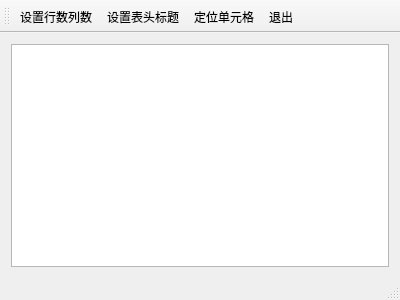
<?xml version="1.0" encoding="UTF-8"?>
<ui version="4.0">
 <class>MainWindow</class>
 <widget class="QMainWindow" name="MainWindow">
  <property name="geometry">
   <rect>
    <x>0</x>
    <y>0</y>
    <width>400</width>
    <height>300</height>
   </rect>
  </property>
  <property name="windowTitle">
   <string>MainWindow</string>
  </property>
  <widget class="QWidget" name="centralWidget">
   <layout class="QVBoxLayout" name="verticalLayout">
    <item>
     <widget class="QTableView" name="tableView"/>
    </item>
   </layout>
  </widget>
  <widget class="QMenuBar" name="menuBar">
   <property name="geometry">
    <rect>
     <x>0</x>
     <y>0</y>
     <width>400</width>
     <height>23</height>
    </rect>
   </property>
  </widget>
  <widget class="QToolBar" name="mainToolBar">
   <property name="toolButtonStyle">
    <enum>Qt::ToolButtonTextUnderIcon</enum>
   </property>
   <attribute name="toolBarArea">
    <enum>TopToolBarArea</enum>
   </attribute>
   <attribute name="toolBarBreak">
    <bool>false</bool>
   </attribute>
   <addaction name="actTab_SetSize"/>
   <addaction name="actTab_SetHeader"/>
   <addaction name="actTab_Locate"/>
   <addaction name="actFile_Quit"/>
  </widget>
  <widget class="QStatusBar" name="statusBar"/>
  <action name="actTab_SetSize">
   <property name="icon">
    <iconset resource="res.qrc">
     <normaloff>:/images/images/230.bmp</normaloff>:/images/images/230.bmp</iconset>
   </property>
   <property name="text">
    <string>设置行数列数</string>
   </property>
   <property name="toolTip">
    <string>设置表格列数行数</string>
   </property>
  </action>
  <action name="actTab_SetHeader">
   <property name="icon">
    <iconset resource="res.qrc">
     <normaloff>:/images/images/516.bmp</normaloff>:/images/images/516.bmp</iconset>
   </property>
   <property name="text">
    <string>设置表头标题</string>
   </property>
   <property name="toolTip">
    <string>设置表头标题</string>
   </property>
  </action>
  <action name="actFile_Quit">
   <property name="icon">
    <iconset resource="res.qrc">
     <normaloff>:/images/images/132.bmp</normaloff>:/images/images/132.bmp</iconset>
   </property>
   <property name="text">
    <string>退出</string>
   </property>
   <property name="toolTip">
    <string>退出本软件</string>
   </property>
  </action>
  <action name="actTab_Locate">
   <property name="icon">
    <iconset resource="res.qrc">
     <normaloff>:/images/images/304.bmp</normaloff>:/images/images/304.bmp</iconset>
   </property>
   <property name="text">
    <string>定位单元格</string>
   </property>
   <property name="toolTip">
    <string>定位到某个单元格</string>
   </property>
  </action>
 </widget>
 <layoutdefault spacing="6" margin="11"/>
 <resources>
  <include location="res.qrc"/>
 </resources>
 <connections>
  <connection>
   <sender>actFile_Quit</sender>
   <signal>triggered()</signal>
   <receiver>MainWindow</receiver>
   <slot>close()</slot>
   <hints>
    <hint type="sourcelabel">
     <x>-1</x>
     <y>-1</y>
    </hint>
    <hint type="destinationlabel">
     <x>199</x>
     <y>149</y>
    </hint>
   </hints>
  </connection>
 </connections>
</ui>
